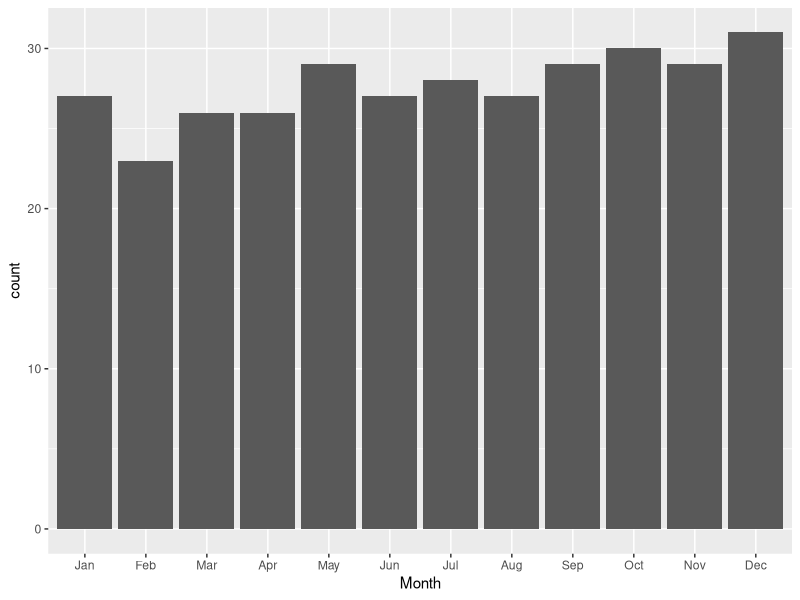
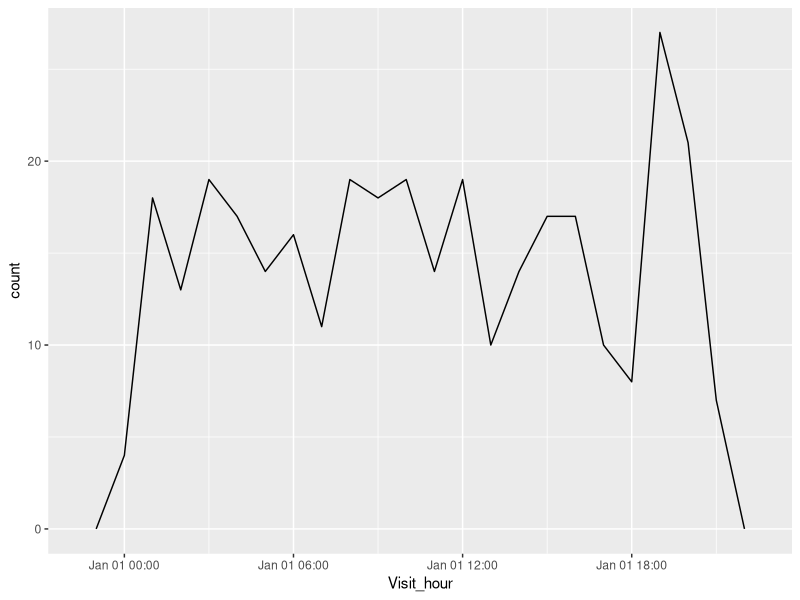
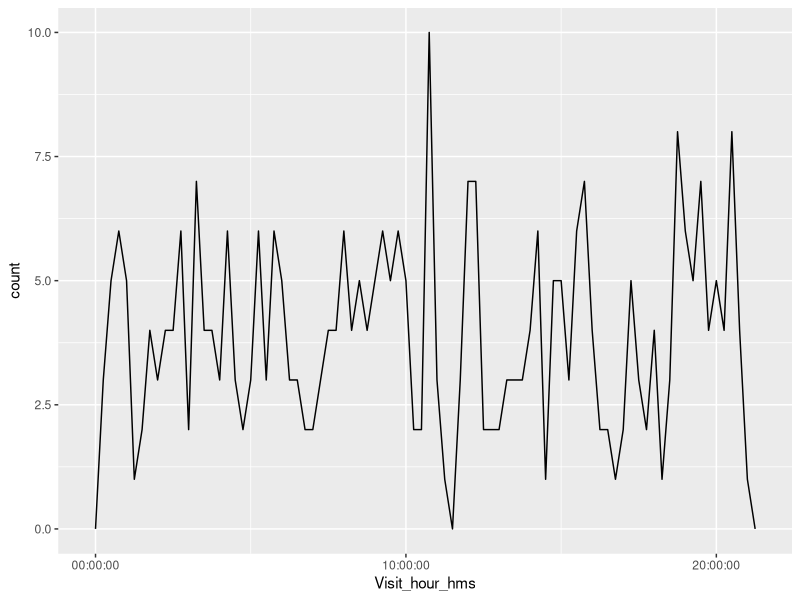

Recreate these plots in R, in order.
## ---- chunk 1
#install.packages(lubridate)
library(lubridate)
## ---- chunk 2
#install.packages("readr")
library(readr)
## ---- chunk 3
visits <- read_csv("data/Friends visits.csv")
## ---- chunk 4
head(visits)
## ---- chunk 5
#install.packages(dplyr)
library(dplyr)

#install.packages(ggplot2)
library(ggplot2)
## ---- chunk 6
head(visits, 20)
## ---- chunk 7
visits <- filter(visits, Hour < 21)
## ---- chunk 8
head(visits)
## ---- chunk 9
ymd("2021-06-20")
## ---- chunk 10
dmy("15 Feb, 2010")
## ---- chunk 11
mdy("07082016")
## ---- chunk 12
mdy(07082016)
## ---- chunk 13
ymd_hms("2021-06-20-5-49-34")
## ---- chunk 14
ymd_hms("2021-06-20-5-49-34", tz = "America/Vancouver")
## ---- chunk 15
ymd_hms("2021-06-20-5-49-34", tz = "Etc/GMT+7")
## ---- chunk 16
head(OlsonNames(), 10)
## ---- chunk 17
Sys.timezone()
## ---- chunk 18
Sys.setenv(TZ = "America/Vancouver")
## ---- chunk 19
today()
## ---- chunk 20
now()
## ---- chunk 21
## from date to datetime

as_datetime(today())
## ---- chunk 22
## from datetime to date

as_date(now())
## ---- chunk 23
head(visits)
## ---- chunk 24
visits_datetime <- visits %>%
    mutate(Visit_time = make_datetime(Year, Month, Day, Hour, Minute))
## ---- chunk 25
head(visits_datetime)
## ---- chunk 26
make_datetime_new <- function(year, month, day, time) {
  make_datetime(year, month, day, time %/% 100, time %% 100)
}
## ---- chunk 27
Friends_visits <- visits_datetime %>% 
    mutate(Left_time = make_datetime_new(Year, Month, Day, Left_time))
## ---- chunk 28
head(Friends_visits)
## ---- chunk 29
make_datetime(2014, 8, 22, 9)
## ---- chunk 30
DT <- ymd_hms("2020-04-19 09:45:00")
## ---- chunk 31
head(Friends_visits$Visit_time)
## ---- chunk 32
year(DT)
## ---- chunk 33
head(
    year(Friends_visits$Visit_time)
    )
## ---- chunk 34
yday(DT)
## ---- chunk 35
head(
    yday(Friends_visits$Visit_time)
    )
## ---- chunk 36
mday(DT)
## ---- chunk 37
head(
    mday(Friends_visits$Visit_time)
    )
## ---- chunk 38
month(DT, label = TRUE)
## ---- chunk 39
head(
    month(Friends_visits$Visit_time, label = TRUE)
    )
## ---- chunk 40
wday(DT, label = TRUE, abbr = FALSE)
## ---- chunk 41
head(
    wday(Friends_visits$Visit_time, label = TRUE, abbr = FALSE)
    )
## ---- chunk 42
head(Friends_visits)
## ---- chunk 43
head(
Friends_visits %>% 
    mutate(Month = month(Visit_time, label = TRUE))
    )
## ---- chunk 44
Friends_visits %>% 
    mutate(Month = month(Visit_time, label = TRUE)) %>%
    ggplot(aes(Month)) +
    geom_bar()
## ---- chunk 45
(DT <- ymd_hms("2020-04-19 09:45:00"))
## ---- chunk 46
update(DT, year = 2021, month = 6, day = 21, hour = 9, minute = 13)
## ---- chunk 47
DT %>%
    update(day = 31)
## ---- chunk 48
head(Friends_visits)
## ---- chunk 49
head(
    Friends_visits %>%
    mutate(Visit_hour = update(Visit_time, yday = 1))
    )
## ---- chunk 50
 Friends_visits %>%
    mutate(Visit_hour = update(Visit_time, yday = 1)) %>%
    ggplot(aes(Visit_hour)) +
    geom_freqpoly(binwidth = 3600)
## ---- chunk 51
#install.packages("hms")
library(hms)
## ---- chunk 52
head(
    Friends_visits %>% 
    mutate(Visit_hour_hms = hms(Second, Minute, Hour))
    )
## ---- chunk 53
 Friends_visits %>% 
    mutate(Visit_hour_hms = hms(Second, Minute, Hour)) %>%
    ggplot(aes(Visit_hour_hms)) +
    geom_freqpoly(binwidth = 900)
## ---- chunk 54
5 * (years(2) + months(11))
## ---- chunk 55
days(50) + hours(25) + minutes(2)
## ---- chunk 56
ymd_hms("2020-04-19 09:45:00") +
    days(50) + hours(25) + minutes(2)
## ---- chunk 57
(age <- today() - ymd("2000-02-15"))
## ---- chunk 58
as.duration(age)
## ---- chunk 59
## Normal

ymd("2020-01-01") + years(1)
## ---- chunk 60
## Considers Leap Year

ymd("2020-01-01") + dyears(1)
## ---- chunk 61
## Normal

ymd_hms("2021-03-14 1:00:00", 
        tz = "America/Vancouver") + 
    days(1)
## ---- chunk 62
## Considers Daylight Savings

ymd_hms("2021-03-14 1:00:00", 
        tz = "America/Vancouver") + 
    ddays(1)
